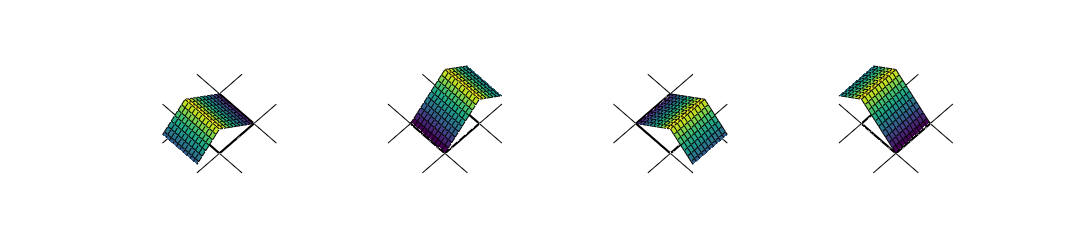

MATLAB code for this plot:
%
[X,Y] = meshgrid(-1:2); Z = 0*X;

figure('Position',[10 400 1400 300]);set(gcf,'PaperPositionMode','auto');
%
subplot(1,4,1);
[x,y]=meshgrid(-1:.1:1,0:.1:1);
z = 1+x; z(x>0)=1-x(x>0);
plot3(X,Y,Z,'k-',X',Y',Z,'k-');
hold on
plot3([0 1 1 0 0], [0 0 1 1 0], [0 0 0 0 0],'k-', 'LineWidth',2);
surf(x,y,z); hold off; axis equal tight off
view(-45,60); zoom(1.3); set(gca,'Projection','perspective')
%
subplot(1,4,2);
[x,y]=meshgrid(0:.1:2,0:.1:1);
z = x; z(x>1)=2-x(x>1);
plot3(X,Y,Z,'k-',X',Y',Z,'k-');
hold on
plot3([0 1 1 0 0], [0 0 1 1 0], [0 0 0 0 0],'k-', 'LineWidth',2);
surf(x,y,z); hold off; axis equal tight off
view(-45,60); zoom(1.3); set(gca,'Projection','perspective')
%
subplot(1,4,3);
[x,y]=meshgrid(0:0.1:1,-1:.1:1);
z = 1+y; z(y>0)=1-y(y>0);
plot3(X,Y,Z,'k-',X',Y',Z,'k-');
hold on
plot3([0 1 1 0 0], [0 0 1 1 0], [0 0 0 0 0],'k-', 'LineWidth',2);
surf(x,y,z); hold off; axis equal tight off
view(-45,60); zoom(1.3); set(gca,'Projection','perspective')
%
subplot(1,4,4);
[x,y]=meshgrid(0:0.1:1,0:.1:2);
z = y; z(y>1)=2-y(y>1);
plot3(X,Y,Z,'k-',X',Y',Z,'k-');
hold on
plot3([0 1 1 0 0], [0 0 1 1 0], [0 0 0 0 0],'k-', 'LineWidth',2);
surf(x,y,z); hold off; axis equal tight off
view(-45,60); zoom(1.3); set(gca,'Projection','perspective')
